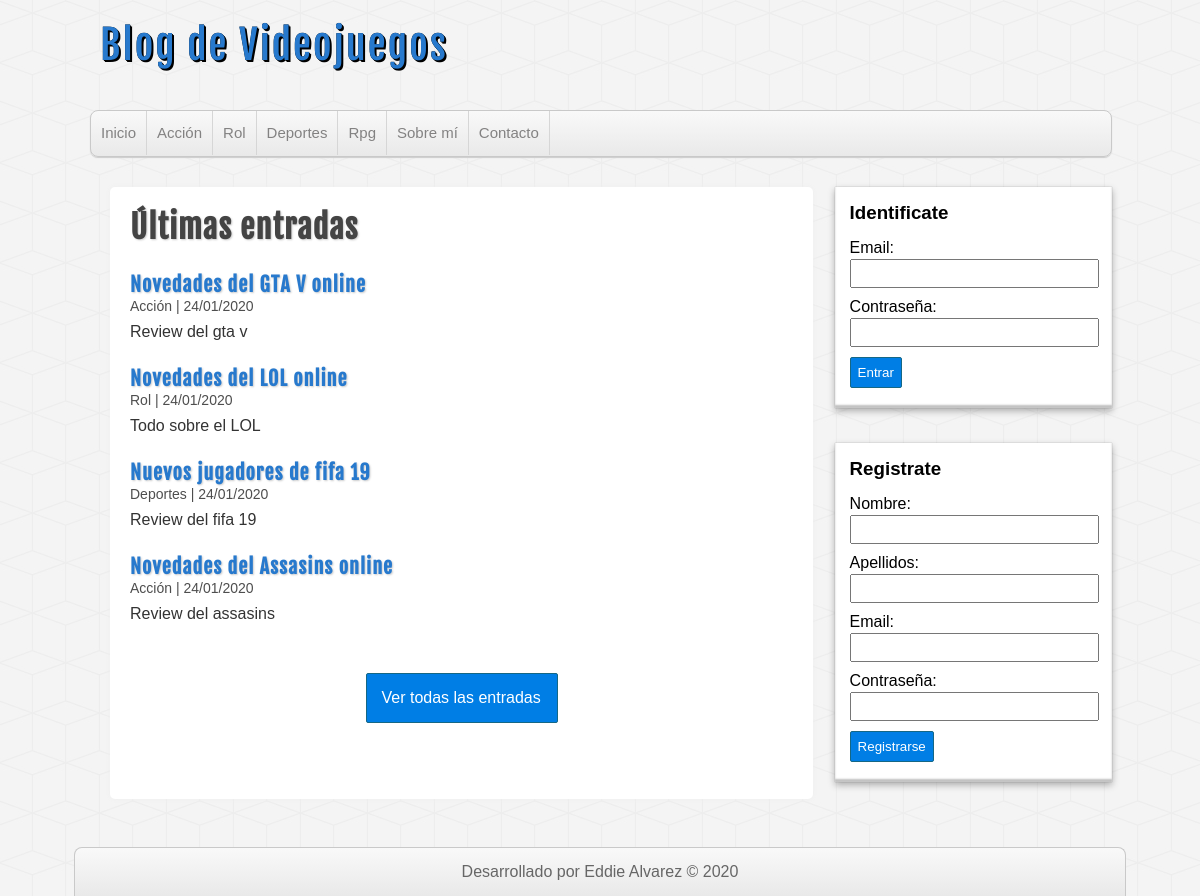
The page / on the database its author committed.
### tables this page shows
CREATE TABLE Categoria(
	id INT(255) AUTO_INCREMENT,
    nombre VARCHAR(100) NOT NULL,
    CONSTRAINT pk_categoria PRIMARY KEY(id)
);

CREATE TABLE Entrada(
	id INT(255) AUTO_INCREMENT,
    usuario_id INT(255) NOT NULL,
    categoria_id INT(255) NOT NULL,
    titulo VARCHAR(255) NOT NULL,
    descripcion MEDIUMTEXT,
    fecha DATE NOT NULL,
    CONSTRAINT pk_entrada PRIMARY KEY(id),
    CONSTRAINT fk_entrada_usuario FOREIGN KEY(usuario_id) REFERENCES Usuario(id) ON DELETE CASCADE,
    CONSTRAINT fk_entrada_categoria FOREIGN KEY(categoria_id) REFERENCES Categoria(id) ON DELETE CASCADE
);

### includes/helpers.php (called while the page is built, shortened)
<?php
    function GetCategories($db){
        $sql = "SELECT * FROM Categoria;";
        $categories = mysqli_query($db, $sql);
        if($categories && mysqli_num_rows($categories) > 0){
            return $categories;
        }
        return array();
    }
    function GetEntrys($db){
        $sql = "SELECT e.*, c.nombre
                FROM Entrada e
                INNER JOIN Categoria c ON c.id = e.categoria_id
                ORDER BY e.fecha DESC
                LIMIT 4;";
        $entrys = mysqli_query($db, $sql);
        if($entrys && mysqli_num_rows($entrys) > 0){
            return $entrys;
        }
        return array();
    }
?>

### index.php (the view)
<?php require_once 'includes/header.php'; ?>
			<?php require_once 'includes/sidebar.php'; ?>
		    <div id="main">
		    	<h1>Últimas entradas</h1>
		    	<?php
		    	     $entrys = GetEntrys($db);
		    	     while($entry = mysqli_fetch_assoc($entrys)):
		        ?>
		        <article class="entry">
		    		<a href="view.entry?id=<?= $entry['id'] ?>">
		    			<h2><?= $entry['titulo'] ?></h2>
		    			<span class="date"><?= $entry['nombre'] . ' | ' . date('d/m/Y', strtotime($entry['fecha'])) ?></span>
    		    		<p><?= $entry['descripcion'] ?></p>
		    		</a>
		    	</article>
		        <?php endwhile; ?>
		    	<div id="seeall">
		    		<a href="#">Ver todas las entradas</a>
		    	</div>
		    </div>
		<?php require_once 'includes/footer.php'; ?>

### includes/header.php (shortened to what this page needs)
<?php
    require_once 'connection.php';
    require_once './includes/helpers.php';
?>
<!DOCTYPE HTML>
<html lang="es">
	<head>
		<link rel="stylesheet" type="text/css" href="./assets/css/style.css">
	</head>
	<body>
		<header id="header">
			<div id="logo">
				<a href="index.php">
					Blog de Videojuegos
				</a>
			</div>
			<nav id="nav">
				<ul>
					<li>
						<a href="index.php">Inicio</a>
					</li>
					<?php $categories = GetCategories($db); ?>
					<?php while($category = mysqli_fetch_assoc($categories)): ?>
						<li>
							<a href="categoria.php?id=<?= $category['id'] ?>"><?= $category['nombre'] ?></a>
						</li>
					<?php endwhile; ?>
					<li>
						<a href="index.php">Sobre mí</a>
					</li>
					<li>
						<a href="index.php">Contacto</a>
					</li>
				</ul>
			</nav>
		</header>
<div id="container">

### includes/sidebar.php (shortened to what this page needs)
	<aside id="sidebar">
		<div id="login" class="block-aside">
			<?php if(isset($_SESSION['user'])): ?>
				<h3>Hola, <?= $_SESSION['user']['name'] ?></h3>
				<a class="btn" href="createEntry.php">Crear Entrada</a>
				<a class="btn" href="create-category.php">Crear categoria</a>
				<a class="btn" href="createEntry.php">Mis datos</a>
				<a class="btn" href="logout.php">Cerrar Sesión</a>
			<?php else: ?>
			<h3>Identificate</h3>
			<form action="login.php" method="post">
				<label for="email">Email: </label>
				<input type="email" name="email">
				<label for="password">Contraseña: </label>
				<input type="password" name="password">
				<input type="submit" value="Entrar">
			</form>
		</div>
		<div id="register" class="block-aside">
			<h3>Registrate</h3>
			<form action="register.php" method="post">
				<label for="name">Nombre: </label>
				<input type="text" name="name">
				<label for="lastName">Apellidos: </label>
				<input type="text" name="lastName">
				<label for="email">Email: </label>
				<input type="email" name="email">
				<label for="password">Contraseña: </label>
				<input type="password" name="password">
				<input type="submit" value="Registrarse" name="submit">
			</form>
		</div>
		<?php
		   endif;
		?>
</aside>

### includes/footer.php (shortened to what this page needs)
	</div>
	<footer id="foot">
		<p>Desarrollado por Eddie Alvarez &copy; 2020</p>
	</footer>
	</body>
</html>

### assets/css/style.css (style rules this page uses)
* { margin: 0px; padding: 0px; font-family: sans-serif, Helvetica, Arial; text-decoration: none; }
body { background: url(../img/cubes.png) #f4f4f4; }
.date { color: #4e4e4e; margin-top: 5px; font-size: 14px; }
#header { width: 85%; height: auto; background: transparent; margin: 0px auto; }
#logo { float: left; width: 540px; height: 110px; }
#logo a { font-family: "fajala", Helvetica; font-size: 40px; letter-spacing: 2px; color: #2779cd; text-shadow: 0px 0px 0px black, 1px 1px 0px black, 2px 2px 0px black; transition: all 500ms; line-height: 90px; margin-left: 10px; }
#nav { width: 100%; clear: both; height: 45px; background: linear-gradient(to bottom, #f9f9f9 0px, #e9e9e9 100%); border: 1px solid #c9c9c9; border-radius: 8px; box-shadow: 0px 1px 1px #ccc; overflow: hidden; }
#nav ul { list-style: none; }
#nav ul li { float: left; line-height: 44px; border-right: 1px solid #d6d6d6; }
#nav ul li a { display: block; padding-left: 10px; padding-right: 10px; font-size: 15px; color: #838282; }
#container { width: 85%; height: auto; margin: 0px auto; margin-top: 30px; margin-bottom: 30px; }
#sidebar { float: right; width: 27%; height: auto; }
.block-aside { display: block; width: 90%; margin: 0px auto; margin-bottom: 35px; background: white; padding: 15px; box-shadow: 0px 0px 1px rgba(0, 0, 0, 0.3), 0px 3px 7px rgba(0, 0, 0, 0.3), 0px 0px 1px #fff inset, 0px -3px 2px rgba(0, 0, 0, 0.25) inset; }
.block-aside h3 { margin-bottom: 15px; }
label, input[type="text"], input[type="email"], input[type="password"] { display: block; width: 95%; margin-top: 2px; margin-bottom: 2px; }
input[type="text"], input[type="email"], input[type="password"] { padding: 5px; margin-bottom: 10px; }
input[type="submit"], input[type="button"], .btn { margin-top: 5px; margin-bottom: 5px; display: block; border-radius: 2px; color: white; background: #007ee5; border: 1px solid #156785; cursor: pointer; padding: 7px; }
#main { float: left; width: 65%; min-height: 572px; background: white; border-radius: 5px; box-shadow: 0px 0px 5px #eee; margin-left: 20px; padding: 20px; overflow: hidden; }
#main a { color: #333; }
#main h1 { font-size: 32px; color: #444; letter-spacing: 1px; text-shadow: 1px 1px 2px #ccc; font-family: "fajala"; }
#main h2 { font-size: 20px; color: #2779cd; letter-spacing: 1px; text-shadow: 1px 1px 2px #ccc; font-family: "fajala"; margin-top: 25px; }
#main p { margin-top: 8px; }
#seeall a { display: block; border-radius: 2px; padding: 15px; color: white; background: #007ee5; border: 1px solid #156785; cursor: pointer; width: 160px; margin: 0px auto; margin-top: 50px; }
#foot { clear: both; width: 85%; margin: 0px auto; background: linear-gradient(to bottom, #f9f9f9 0px, #e9e9e9 100%); border: 1px solid #c9c9c9; border-bottom: none; border-radius: 8px 8px 0px 0px; color: #666; height: auto; padding: 15px; text-align: center; }

### rows shown on the page
categoria: nombre "Acción"
categoria: nombre "Rol"
categoria: nombre "Deportes"
categoria: nombre "Rpg"
entrada: titulo "Novedades del GTA V online", categoria.nombre "Acción", fecha "24/01/2020", descripcion "Review del gta v"
entrada: titulo "Novedades del LOL online", categoria.nombre "Rol", fecha "24/01/2020", descripcion "Todo sobre el LOL"
entrada: titulo "Nuevos jugadores de fifa 19", categoria.nombre "Deportes", fecha "24/01/2020", descripcion "Review del fifa 19"
entrada: titulo "Novedades del Assasins online", categoria.nombre "Acción", fecha "24/01/2020", descripcion "Review del assasins"
